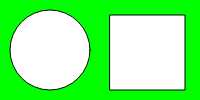
Frame 1 (no input)
Frame 60 (no input): identical to frame 1, image omitted
Frame 120 (the mouse pressed at the canvas centre since frame 60): identical to frame 1, image omitted

The p5.js sketch that drew this single still picture (run headless with seeded random() and noise() and a simulated clock; from frame 60 on, the mouse is pressed at the canvas centre):

// p5.js sketch
// ── sketch.js
function setup() {
  createCanvas(200, 100);
}

function draw() {
  background(0,255,0);
  ellipse(50, 50, 80, 80);
  square(110, 15, 75);
}
